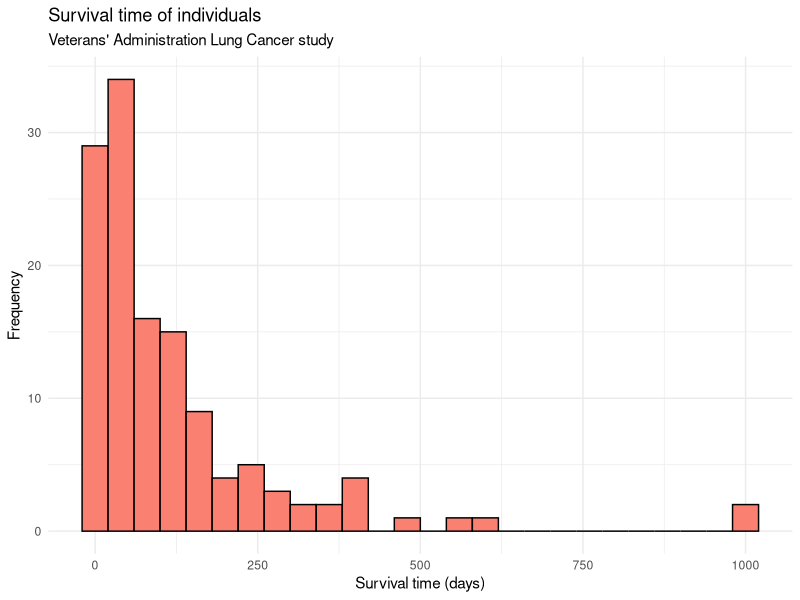
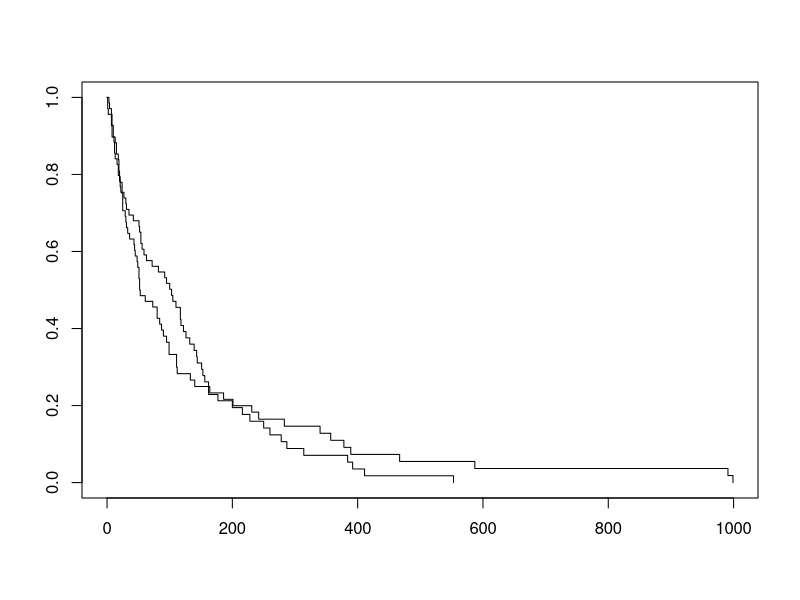

Generate these figures, in order, with R:
## ---- chunk 1
knitr::opts_chunk$set(echo = TRUE)
library(survival); library(tidyverse);library(ggplot2)
## ---- chunk 2
data(veteran) # load the data
str(veteran) # show records of the data
## ---- chunk 3
veteran %>%
  filter(status == 1) %>%
  ggplot() +
  aes(x = time) +
  geom_histogram(binwidth = 40, color = "black", fill = "salmon") +
  theme_minimal() +
  labs(title = "Survival time of individuals", subtitle = "Veterans' Administration Lung Cancer study") +
  xlab("Survival time (days)") +
  ylab("Frequency")
## ---- chunk 4
?survfit

fit <- survfit(Surv(time, status) ~ trt, data = veteran) # JATKA TÄSTÄ

plot(fit)
